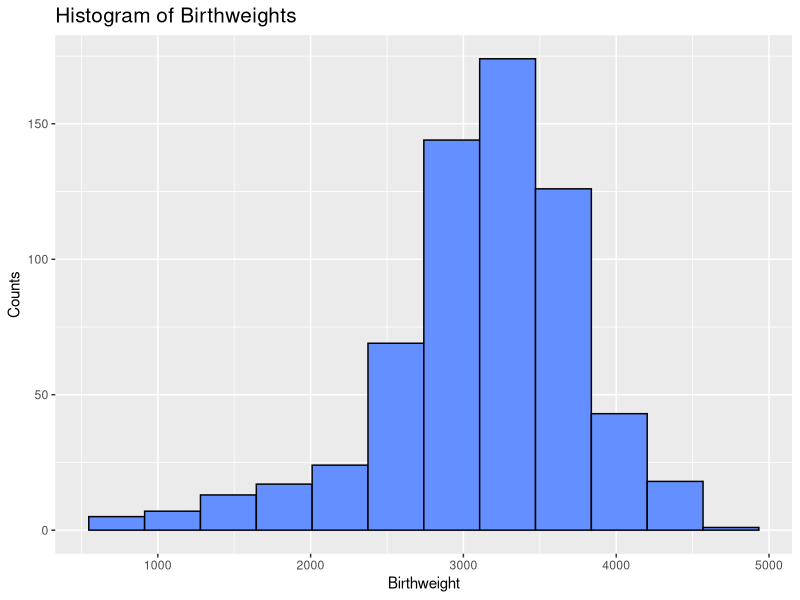
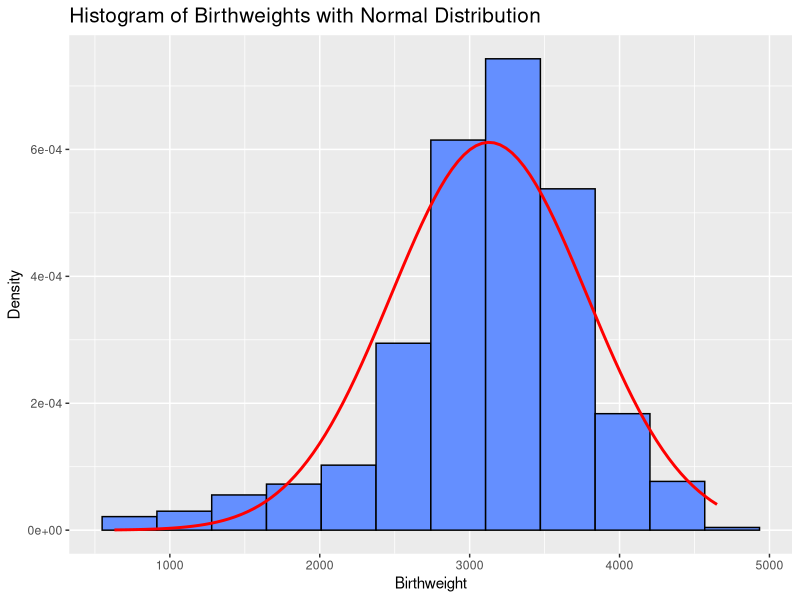
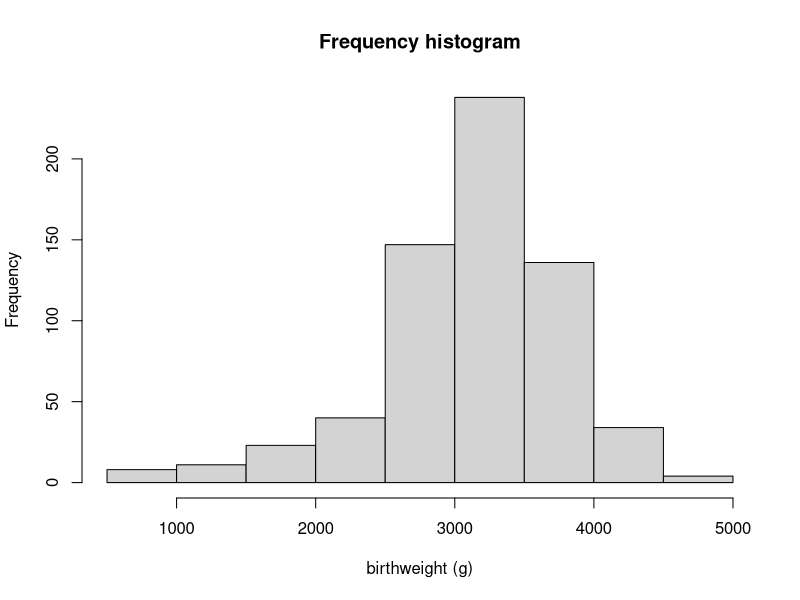
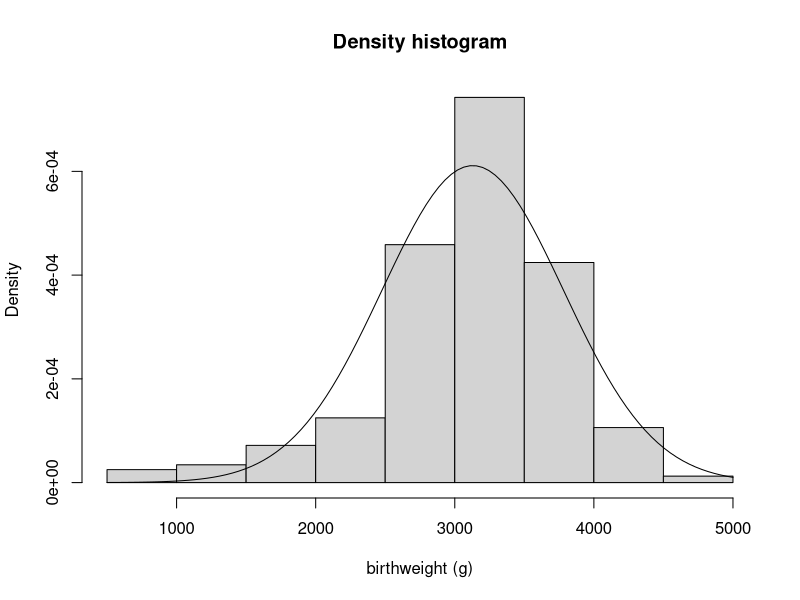
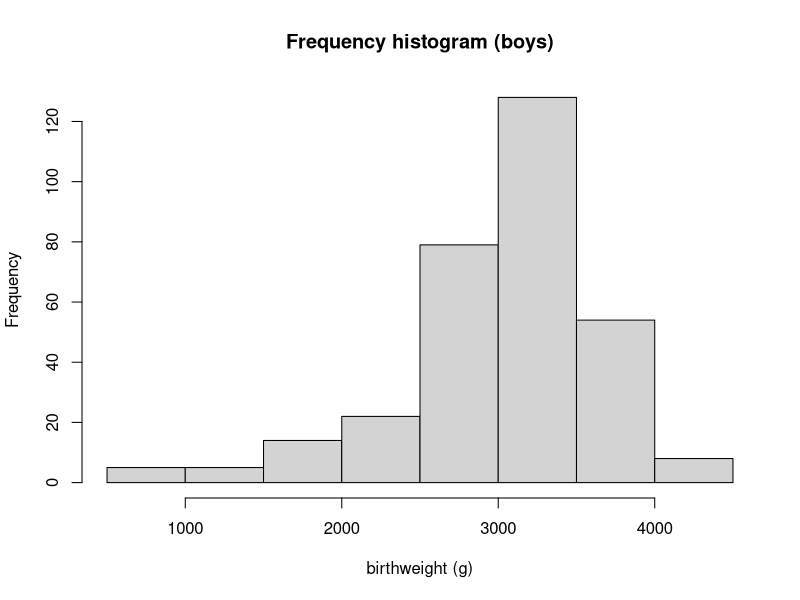
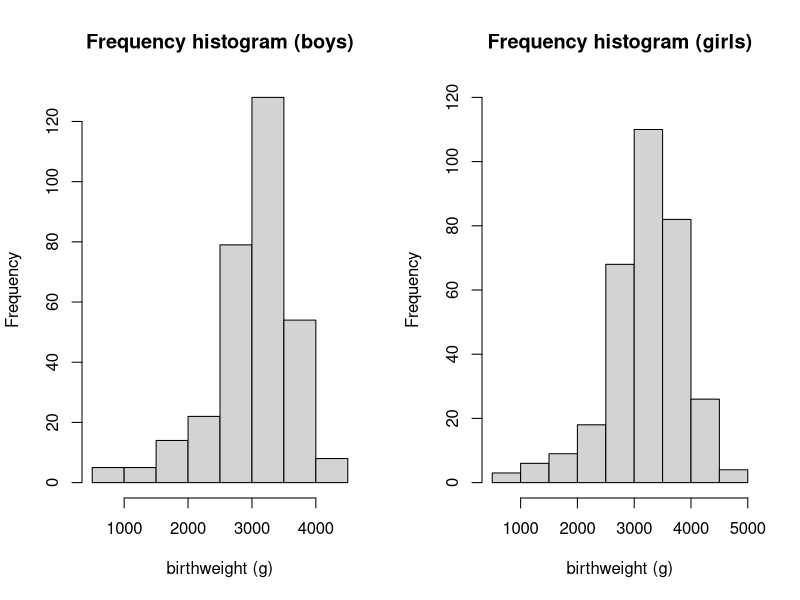
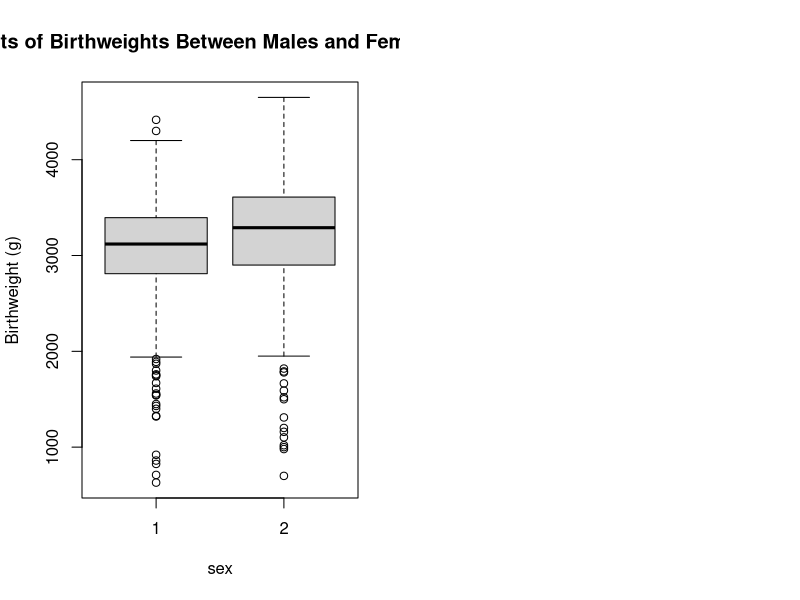

Generate these figures, in order, with R:
# Practical comparing two means with software
# 23/10/2025
# Compare two means but with software... seems so similar to the last class but whatever
# always using t-test with statistical software

###################################
# library calls

# Load necessary libraries
# install.packages("psych")
# install.packages("tmvnsim")
library(dplyr)
library(ggplot2)
library(tidyr)
library(psych)
library(haven)  # for loading .dta files

###################################
# global variables

setwd("~/Library/CloudStorage/OneDrive-LondonSchoolofHygieneandTropicalMedicine/LSHTM_STEPH/raw_STEPH_data")
# getwd()
bab9 <- read.csv("bab9.csv")

###################################
# script

# DESCRIBING A CONT. VARIABLE

str(bab9)
summary(bab9)
head(bab9)
summary(bab9$bweight, detail = TRUE)

# describe() from psych package is more descriptive

describe(bab9$bweight)

# histogram of bweights in ggplot2

ggplot(bab9, aes(x=bweight)) +
  geom_histogram(bins = 12, color = "black", fill = "#648FFF") +
  ggtitle("Histogram of Birthweights") +
  theme(plot.title = element_text(size=15)) +
  xlab("Birthweight") +
  ylab("Counts")

# histogram of bweights with a normal distribution curve laid on top in ggplot2

ggplot(bab9, aes(x=bweight)) +
  geom_histogram(aes(y = ..density..), bins = 12, color = "black", fill = "#648FFF") +
  stat_function(fun=dnorm, args=list(mean=mean(bab9$bweight, na.rm = TRUE), 
                                     sd = sd(bab9$bweight, na.rm = TRUE)), color = "red", size = 1) +
  ggtitle("Histogram of Birthweights with Normal Distribution") +
  theme(plot.title = element_text(size=15)) +
  xlab("Birthweight") +
  ylab("Density")

# histograms in birthweight in base R

hist(bab9$bweight, main = "Frequency histogram", xlab = "birthweight (g)")
hist(bab9$bweight, main = "Density histogram", xlab = "birthweight (g)",freq = FALSE)
curve(dnorm(x, mean = mean(bab9$bweight), sd = sd(bab9$bweight)), add = TRUE)

# look at distributions only by type... base R pipeline

bab9 |>
  filter(sex=="1") |>
  pull(bweight) |>
  hist(, main = "Frequency histogram (boys)", xlab = "birthweight (g)")

# graph boy and girls alongside each other using base R

par(mfrow = c(1,2))
bab9 |>
  filter(sex=="1") |>
  pull(bweight) |>
  hist(, main = "Frequency histogram (boys)", xlab = "birthweight (g)")

bab9 |>
  filter(sex=="2") |>
  pull(bweight) |>
  hist(ylim = c(0,120), main = "Frequency histogram (girls)", xlab = "birthweight (g)")

# build a function to do confidence intervals

# CONFIDENCE INTERVALS FOR THE MEAN

mean_ci <- function(x, conf.level = 0.95) {
  n <- length(x)
  m <- mean(x)
  se <- sd(x) / sqrt(n)
  error <- qt(conf.level / 2 + 0.5, n - 1) * se # this is because we are doing a two-sided CI
  c(lower = m - error, mean = m, upper = m + error)
}

# standard 95% CI

mean_ci(bab9$bweight)
mean_ci(bab9$gestwks)
mean_ci(bab9$m_age)

# change conf.level argument to be a 99% CI

mean_ci(bab9$bweight, conf.level = 0.99)
mean_ci(bab9$gestwks, conf.level = 0.99)
mean_ci(bab9$m_age, conf.level = 0.99)

# boxplot of bweight by boys vs girls

boxplot(bweight ~ sex, data = bab9, ylab = "Birthweight (g)")
title(main = "Boxplots of Birthweights Between Males and Female Infants")


# t-test for the difference between means in bweights bw the boys and girls

t.test(bab9$bweight, mu = 3300)

# t = -6.6269, df = 640, p-value = 7.284e-11

## DISCUSS: Do you think the distributions are roughly normal with a similar spread of values? 
## Are the sample sizes still reasonably large in each of the two groups?
## ANSWER: The distributions are roughly normal with a similar spread of values bw boys and girls
## The sample sizes are quite large between the two groups

# DIST OF VARS ACROSS SUBGROUPS

bab9 |>
  group_by(sex) |>
  summarise(mean_bweight = mean(bweight, na.rm = TRUE))

# COMPARING TWO MEANS

# alternative hypothesis: true mean is not equal to 3300
# t = -7, df = 640, p-value = 7e-11
# p-value < 0.001

## DISCUSS: What do you conclude from this test?
## ANSWER: There is a very low p value (<0.001) 
## meaning that there is astrong evidence to reject the null hypothesis 
## that there is no difference between the two groups

t.test(bab9$bweight ~bab9$sex)

# t = -3.2686, df = 638.65, p-value = 0.001139

## DISCUSS: What do you conclude about the difference in birthweight between boys and girls?
## ANSWER: There is statistically significant evidence to suggest 
## that there is a difference in the mean bweights bw boys and girls

# now, we can test the levels of variance 
# we assume tha tthe levels are variance are the same in the two populations, but this may not be true
# we can test this assumption statistically

var.test(bab9$bweight ~ bab9$sex)

# this tests the ratio of the standard deviations between the two groups, and seeing if they are not equal to one
# a ratio of variances equal to one would mean that the two groups' variances are not statistically significantly different
# F = 0.89107, num df = 314, denom df = 325, p-value = 0.3037
# meaning, that we cannot reject the null hypothesis that there is no difference in variances between the two pops

# not in this case, but IF the p-value was small, and there was sufficient evidence to reject the null hypothesis
# meaning that the difference in variances WAS significantly different...
# Then we could redo the t-test with this t-test code

t.test(bab9$bweight ~ bab9$sex, var.equal = FALSE)

## DISCUSS: Was it reasonable to use the t-test with equal standard deviations to compare birth weights between boys and girls?
## ANSWER: The ratio of standard deviations bw the two groups was significantly different (not equal to one)
## meaning that is was appropriate to use the t-test without the var.equal = FALSE argument
# the results were very similar to the original t-test without the var.equal = FALSE
# t = -3.2686, df = 638.65, p-value = 0.001139



